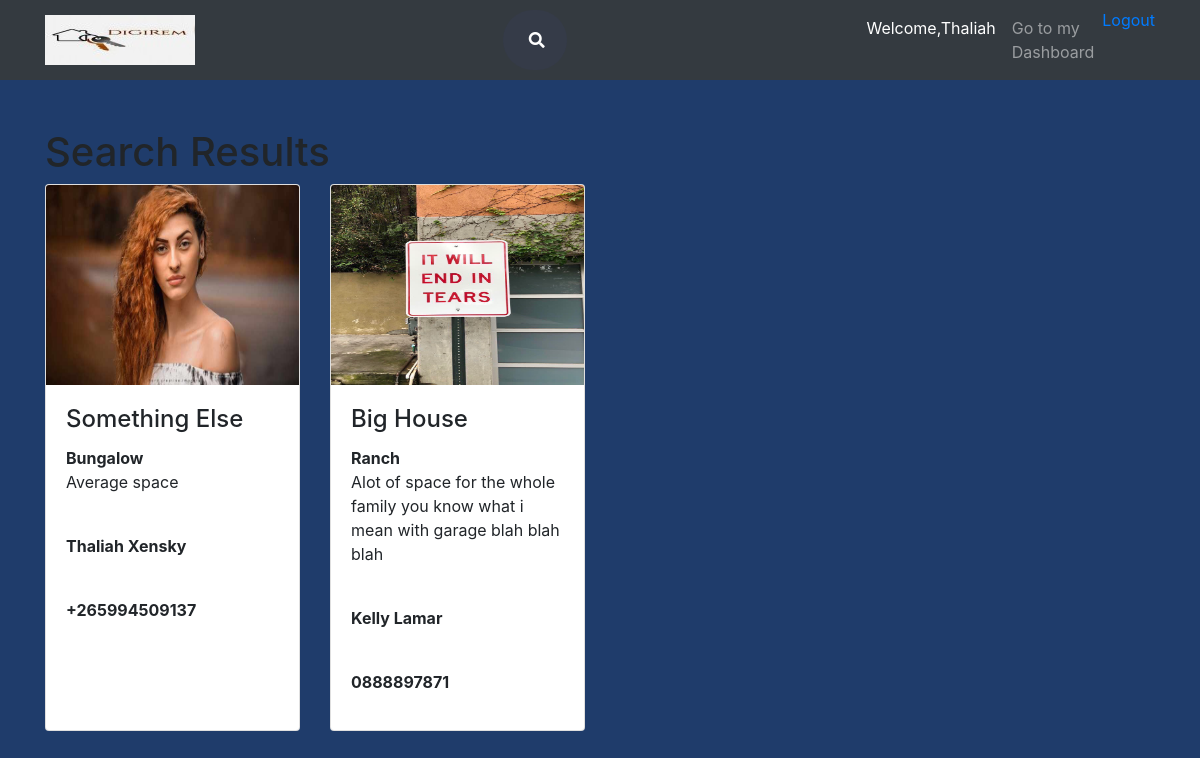
The app's page /webquart2019/views/search_page.php (signed in) with its own data.
### tables this page shows
CREATE TABLE `property` (
  `PropertyID` int(11) NOT NULL,
  `UserID` int(11) NOT NULL,
  `Title` varchar(255) NOT NULL,
  `Picture` varchar(255) NOT NULL,
  `Type` varchar(20) NOT NULL,
  `Description` varchar(255) NOT NULL
);

CREATE TABLE `user` (
  `id` int(11) NOT NULL,
  `FirstName` varchar(20) NOT NULL,
  `LastName` varchar(20) NOT NULL,
  `Email` varchar(50) NOT NULL,
  `Password` varchar(50) NOT NULL,
  `phoneNumber` varchar(20) NOT NULL
);

### webquart2019/views/search_page.php (the view, shortened to what this page needs)
<?php
require("addCustomer_process.php");
?>
<!DOCTYPE html>
<html lang="en">
<head>
  <link href="vendor/bootstrap/css/bootstrap.min.css" rel="stylesheet">
  <link rel="stylesheet" type="text/css" href="../css/feed.css">
  <link rel="stylesheet" href="https://stackpath.bootstrapcdn.com/bootstrap/4.1.3/css/bootstrap.min.css">
    <link rel="stylesheet" href="https://use.fontawesome.com/releases/v5.5.0/css/all.css">
</head>
<body>
  <nav class="navbar navbar-expand-lg navbar-dark bg-dark static-top">
  <div class="container">
    <a class="navbar-brand" href="#">
          <img src="../images/logo.jpg" alt="">
        </a>
     <div class="container h-100">
      <div class="d-flex justify-content-center h-100">
        <div class="searchbar">
          <input class="search_input" type="text" name="" placeholder="Search...">
          <a href="#" class="search_icon"><i class="fas fa-search"></i></a>
        </div>
      </div>
    </div>
    <div class="collapse navbar-collapse" id="navbarResponsive">
      <ul class="navbar-nav ml-auto">
        <li class="nav-item active">
          <a class="nav-link" href="#">Welcome,<?php echo $_SESSION['username']?>
              </a>
        </li>
        <li class="nav-item">
          <a class="nav-link" href="nalika\product-uploaded.php">Go to my Dashboard</a>
        </li>
        <li class="nav-item"><a href="logOut.php">Logout</a></li>
      </ul>
    </div>
  </div>
</nav>
  <div class="container">
    <div class="row">
      <div class="col-lg-12 text-left">
        <h1 class="mt-5">Search Results</h1>
      </div>
    </div>
  </div>
  <div class="container">
    <div class='row'>
<?php
   $query = "SELECT *  FROM property";
   $result = $conn-> query($query);
   while ($row = $result->fetch_assoc()) {
    echo"<div class='col-lg-3 col-md-4 col-sm-6 mb-4'>";
      echo"<div class='card h-100'>";
        echo"<img class='card-img-top'  width='200' height='200' src='img/".$row['Picture']."' alt=''>";
        echo "<div class='card-body'>";
          echo"<h4 class='card-title'>";
            echo $row['Title'];
          echo"</h4>";
          echo"<p class='card-text'>";
          echo "<strong>".$row['Type']."</strong><br/>".$row['Description']."</p>";
          $query = "SELECT * FROM user WHERE id=?";
          $prep = $conn-> prepare($query);
          $prep->bind_param("s",$row['UserID']);
          $prep->execute();
          $rr = $prep->get_result();
          $user = $rr->fetch_assoc();
          echo"</br><p><Strong>".$user['FirstName']." ".$user['LastName']."</strong></p>";
          echo"</br><p><strong>".$user['phoneNumber']."</strong></p>";
        echo"</div>
      </div>
      </div>
  ";
   }
?>
  </div>
</div>
</body>
</html>

### webquart2019/css/feed.css (style rules this page uses)
body,html { height: 100%; width: 100%; margin: 0; padding: 0; background: #1f3c6b !important; }
.searchbar { margin-bottom: auto; margin-top: auto; height: 60px; background-color: #353b48; border-radius: 30px; padding: 10px; }
.search_input { color: white; border: 0; outline: 0; background: none; width: 0; caret-color:transparent; line-height: 40px; transition: width 0.4s linear; }
.search_icon { height: 40px; width: 40px; float: right; display: flex; justify-content: center; align-items: center; border-radius: 50%; color:white; }

### records on screen
property: Picture (picture), Title "Something Else", Type "Bungalow", Description "Average space", UserID.FirstName "Thaliah", UserID.LastName "Xensky", UserID.phoneNumber "+265994509137"
property: Picture (picture), Title "Big House", Type "Ranch", Description "Alot of space for the whole family you know what i mean with garage blah blah blah", UserID.FirstName "Kelly", UserID.LastName "Lamar", UserID.phoneNumber "0888897871"

### other values on screen
$_SESSION['username'] "Thaliah"
